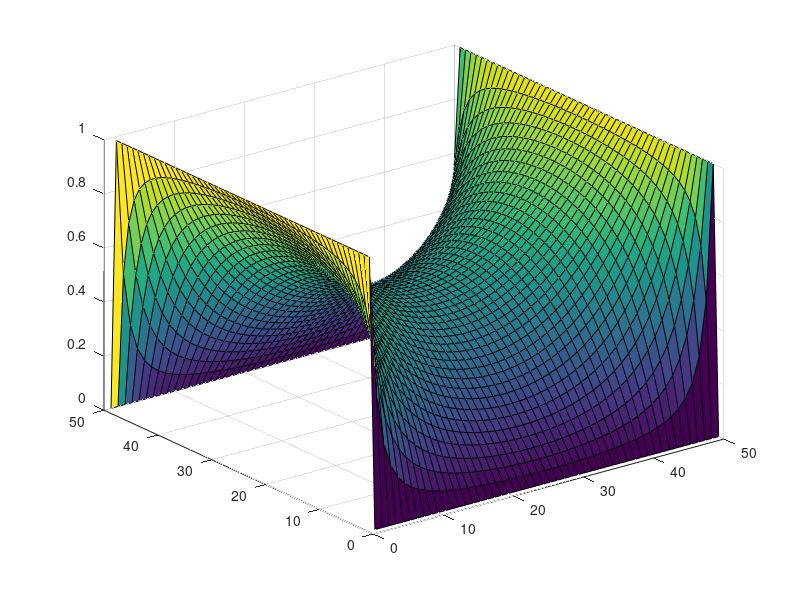
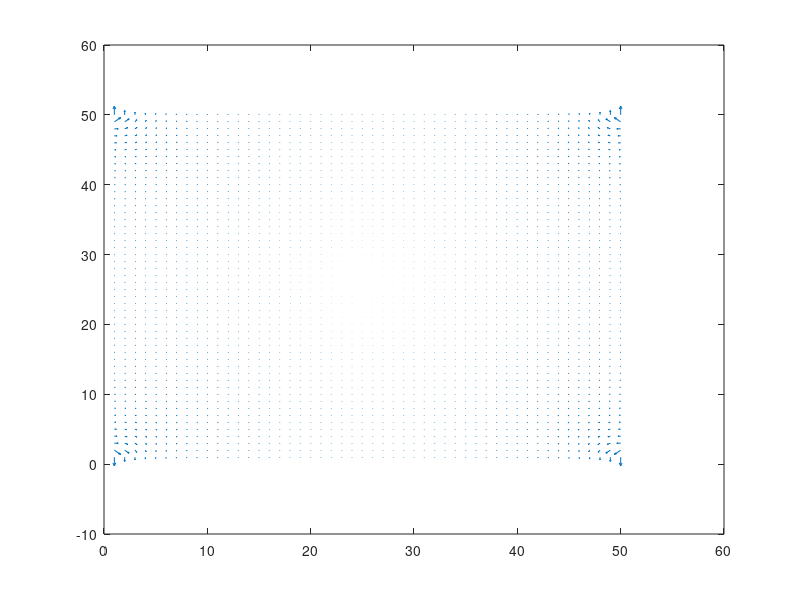

The MATLAB script that drew these images, in order:
nx = 50;
ny = 50;
V = rand(nx,ny);
V(:,1) = 1;
V(:,nx) = 1;
V(1,:) = 0;
V(ny,:) = 0;
for i = 1:1000

    Vn = (circshift(V,1,1) + circshift(V,-1,1) + circshift(V,1,2) + circshift(V,-1,2))/4;

    V(2:ny-1,2:nx-1) = Vn(2:ny-1,2:nx-1);
   
end

[Ex, Ey] = gradient(V);
Ex=-Ex;
Ey=-Ey;
figure(1)
surf(V)
figure(2)
quiver(Ex,Ey)